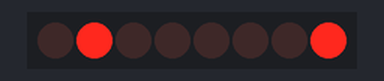
The sketch below on a simulated Arduino Uno, built with avr-gcc and run on an emulated ATmega328P. Parts: 8 shift-register outputs drawn as a row of LEDs (first output left, lit = HIGH). Wiring (inferred from the names in the program): shift register (74HC595): data pin 2; shift clock pin 4; latch pin 3. Wiring (inferred from the signals the program sends): row of LEDs: on Q0, Q1, Q2, Q3, Q4, Q5, Q6, Q7. Random numbers use the default seed unless the sketch sets one.

Above: at 0.01 s.
At 4.69 s:
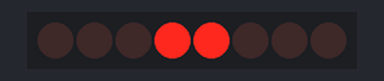
At 9.5 s:
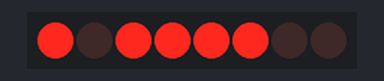
At 19.19 s:
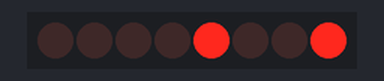
At 28.82 s:
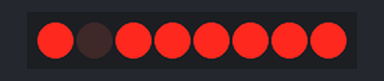
At 38.49 s:
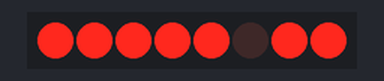
Timing chart, 0 to 40.0 s (numbered marks = the images above):
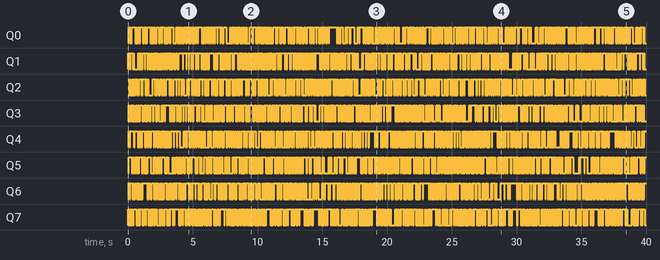

Measured:
- by itself, Q0: LOW → HIGH at 0.05 s, → LOW 0.14 s later, → HIGH 0.09 s later, → LOW 0.28 s later, … (426 changes in this stretch)
- by itself, Q5: LOW → HIGH at 0.05 s, → LOW 0.23 s later, → HIGH 0.09 s later, → LOW 0.09 s later, … (447 changes in this stretch)

The sketch:

Multiplexing_8Leds.ino
```cpp
/*
  Multiplexing_8Leds provide an easy way to control 8 Leds with only 3 Arduino Pins.

  This code provide a random shuffling of LEDs states.

  Written by Julien Bayle, this example code is under Creative Commons CC-BY-SA

  This code is related to the book "C programming for Arduino" written by Julien Bayle
  and published by Packt Publishing.

  http://cprogrammingforarduino.com

 */

// 595 clock pin connecting to pin 4
int CLOCK_595 = 4;

// 595 latch pin connecting to pin 3
int LATCH_595 = 3;

// 595 serial data input pin connecting to pin 2
int DATA_595 = 2;

// random groove machine variables
int counter = 0;
byte LED_states = B00000000 ;

void setup()
{
  // Let's set all serial related pins as outputs
  pinMode(LATCH_595, OUTPUT);
  pinMode(CLOCK_595, OUTPUT);
  pinMode(DATA_595, OUTPUT);

  // use a seed coming from the electronic noise of the ADC
  randomSeed(analogRead(0));
}

void loop()
{

  // generate a random byte
  for (int i = 0 ; i < 8 ; i++)
  {
    bitWrite(LED_states, i, random(2));
  }

  // Put latch pin to LOW (ground) while transmitting data to 595
  digitalWrite(LATCH_595, LOW);

  // Shifting Out bits i.e. using the random byte for LEDs states
  shiftOut(DATA_595, CLOCK_595, MSBFIRST, LED_states);

  // Put latch pin to HIGH (5V) & all data are pushed to outputs
  digitalWrite(LATCH_595, HIGH);

  // each 5000 loop() execution, grab a new seed for the random function
  if (counter < 5000)
  {
    counter++;
  }
  else
  {
    randomSeed(analogRead(0));    // read a new value from analog pin 0
    counter = 0;                  // reset the counter
  }

  // make a short pause before changing LEDs states
  delay(45);
}
```
